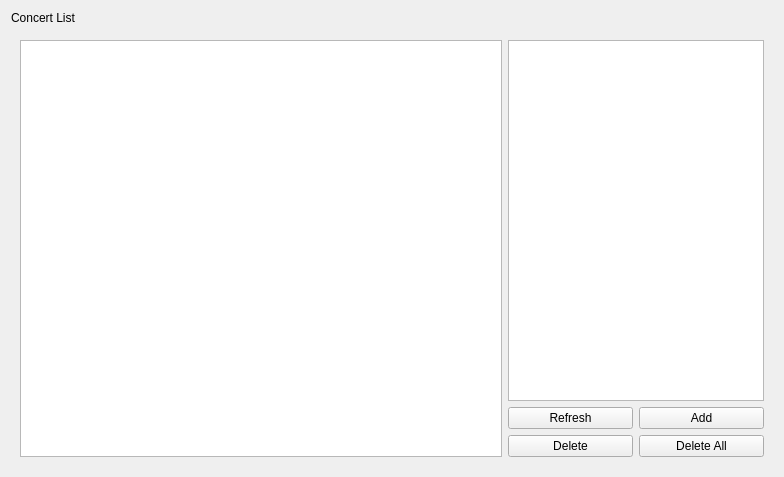
<?xml version="1.0" encoding="UTF-8"?>
<ui version="4.0">
 <class>Remocon</class>
 <widget class="QWidget" name="Remocon">
  <property name="geometry">
   <rect>
    <x>0</x>
    <y>0</y>
    <width>784</width>
    <height>477</height>
   </rect>
  </property>
  <property name="focusPolicy">
   <enum>Qt::NoFocus</enum>
  </property>
  <property name="windowTitle">
   <string>Remocon</string>
  </property>
  <layout class="QVBoxLayout" name="verticalLayout">
   <item>
    <widget class="QLabel" name="label">
     <property name="text">
      <string>Concert List</string>
     </property>
    </widget>
   </item>
   <item>
    <layout class="QHBoxLayout" name="horizontalLayout_2">
     <property name="margin">
      <number>9</number>
     </property>
     <item>
      <widget class="QListWidget" name="list_widget">
       <property name="movement">
        <enum>QListView::Static</enum>
       </property>
       <property name="viewMode">
        <enum>QListView::ListMode</enum>
       </property>
      </widget>
     </item>
     <item>
      <layout class="QVBoxLayout" name="verticalLayout_2">
       <property name="spacing">
        <number>6</number>
       </property>
       <property name="margin">
        <number>0</number>
       </property>
       <item>
        <widget class="QPlainTextEdit" name="list_info_widget">
         <property name="sizePolicy">
          <sizepolicy hsizetype="Preferred" vsizetype="Expanding">
           <horstretch>0</horstretch>
           <verstretch>0</verstretch>
          </sizepolicy>
         </property>
         <property name="minimumSize">
          <size>
           <width>250</width>
           <height>0</height>
          </size>
         </property>
         <property name="maximumSize">
          <size>
           <width>400</width>
           <height>16777215</height>
          </size>
         </property>
        </widget>
       </item>
       <item>
        <layout class="QGridLayout" name="gridLayout">
         <property name="margin">
          <number>0</number>
         </property>
         <property name="spacing">
          <number>6</number>
         </property>
         <item row="1" column="0">
          <widget class="QPushButton" name="delete_btn">
           <property name="sizePolicy">
            <sizepolicy hsizetype="Preferred" vsizetype="Fixed">
             <horstretch>0</horstretch>
             <verstretch>0</verstretch>
            </sizepolicy>
           </property>
           <property name="maximumSize">
            <size>
             <width>200</width>
             <height>16777215</height>
            </size>
           </property>
           <property name="text">
            <string>Delete</string>
           </property>
          </widget>
         </item>
         <item row="0" column="0">
          <widget class="QPushButton" name="refresh_btn">
           <property name="sizePolicy">
            <sizepolicy hsizetype="Preferred" vsizetype="Fixed">
             <horstretch>0</horstretch>
             <verstretch>0</verstretch>
            </sizepolicy>
           </property>
           <property name="maximumSize">
            <size>
             <width>200</width>
             <height>16777215</height>
            </size>
           </property>
           <property name="text">
            <string>Refresh</string>
           </property>
          </widget>
         </item>
         <item row="0" column="1">
          <widget class="QPushButton" name="add_concert_btn">
           <property name="sizePolicy">
            <sizepolicy hsizetype="Preferred" vsizetype="Fixed">
             <horstretch>0</horstretch>
             <verstretch>0</verstretch>
            </sizepolicy>
           </property>
           <property name="maximumSize">
            <size>
             <width>200</width>
             <height>16777215</height>
            </size>
           </property>
           <property name="text">
            <string>Add</string>
           </property>
          </widget>
         </item>
         <item row="1" column="1">
          <widget class="QPushButton" name="delete_all_btn">
           <property name="sizePolicy">
            <sizepolicy hsizetype="Preferred" vsizetype="Fixed">
             <horstretch>0</horstretch>
             <verstretch>0</verstretch>
            </sizepolicy>
           </property>
           <property name="maximumSize">
            <size>
             <width>200</width>
             <height>16777215</height>
            </size>
           </property>
           <property name="text">
            <string>Delete All</string>
           </property>
          </widget>
         </item>
        </layout>
       </item>
      </layout>
     </item>
    </layout>
   </item>
  </layout>
 </widget>
 <layoutdefault spacing="6" margin="11"/>
 <resources/>
 <connections/>
</ui>
